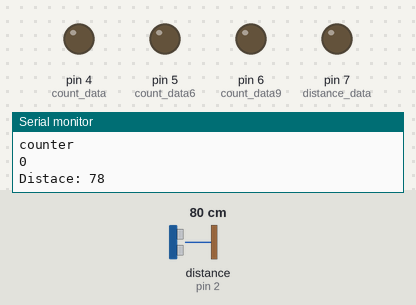
This sketch was run on a simulated Arduino Uno, built with avr-gcc and run on an emulated ATmega328P. On the bench: output pins drawn as LEDs (lit = HIGH), the last lines printed to the serial monitor. Wiring (inferred from the names in the program): ultrasonic range finder: trigger pin 3; echo pin 2. The inputs (shaded band) are chosen by the test bench; at power-on: distance to the obstacle (sensor on pin 2) 80 cm. The echo pulse lasts 58.3 µs per cm; pins used as bus, display or sensor lines are not drawn.

Above: at 1.2 s.
1.3 s: distance to the obstacle (sensor on pin 2) set to 23 cm
2.8 s: distance to the obstacle (sensor on pin 2) set to 18 cm
At 3.6 s:
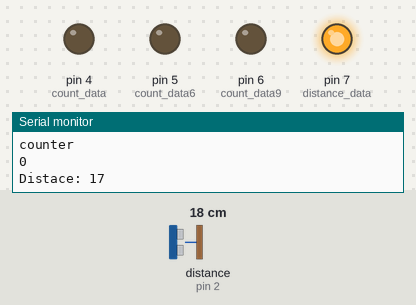
4.3 s: distance to the obstacle (sensor on pin 2) set to 35 cm
At 5.3 s:
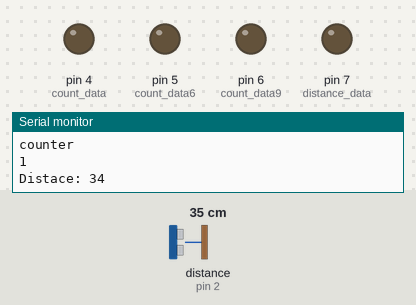
Timing chart, 0 to 7.3 s (numbered marks = the images above; inputs shaded):
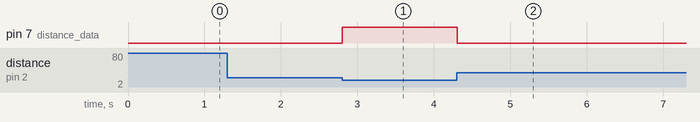

The sketch:

nano_ultrasonic.ino
```cpp
const int trigpin = 3;
const int echopin = 2;
const int count_data = 4;
const int count_data6 = 5;
const int count_data9 = 6;
const int distance_data =7;
long duration;
int distance;


/*counter*/

 int counter = 0;
 boolean isobject = false;


void setup() {
/*ultrasonic*/
pinMode(trigpin, OUTPUT);
pinMode(echopin, INPUT);
pinMode(count_data,OUTPUT);
pinMode(count_data6,OUTPUT);
pinMode(count_data9,OUTPUT);
pinMode(distance_data,OUTPUT);
Serial.begin(9600);
/*Linefollower*/
}


void loop()
{

     Distance();

     count();

}

void Distance()
{
digitalWrite(trigpin, LOW);
delayMicroseconds(2);
digitalWrite(trigpin,HIGH);
delayMicroseconds(5);
digitalWrite(trigpin,LOW);
duration = pulseIn(echopin,HIGH);
distance = duration*0.034/2;
/*
digitalWrite(trigpin1,LOW);
delayMicroseconds(2);
digitalWrite(trigpin1,HIGH);
delayMicroseconds(5);
digitalWrite(trigpin1,LOW);
duration1 = pulseIn(echopin1,HIGH);
distance1 = duration1*0.034/2;
*/
if (distance <20){
  digitalWrite(distance_data,HIGH);
}
else {
  digitalWrite(distance_data,LOW);
}

Serial.print("Distace: ");
Serial.println(distance);
/*
Serial.print("Distance1:");
Serial.println(distance1);

*/
}


void count()
{
 if (distance <= 20 && isobject==false){
 counter +=1;
 isobject =true;
 delay(1000);
 }
 if(distance > 25)
 {
 isobject =false;
 }

 Serial.println("counter ");
 Serial.println(counter);
 if (counter == 3){
  digitalWrite(count_data,HIGH);
 }
 if(counter == 6){
  digitalWrite(count_data6,HIGH);
 }
 if (counter == 9){
   digitalWrite(count_data9,HIGH);

 }
 /*
else{
  digitalWrite(count_data12,LOW);
  digitalWrite(count_data6,LOW);
  digitalWrite(count_data,LOW);
}*/
}
```

Measured:
- the behaviour switches between 21 and 20 cm on distance to the obstacle (sensor on pin 2) (found by bisection; images 0 and 1)
- after the input at 2.8 s, pin 7 (distance_data): LOW → HIGH at once
- after the input at 4.3 s, pin 7 (distance_data): HIGH → LOW at once
